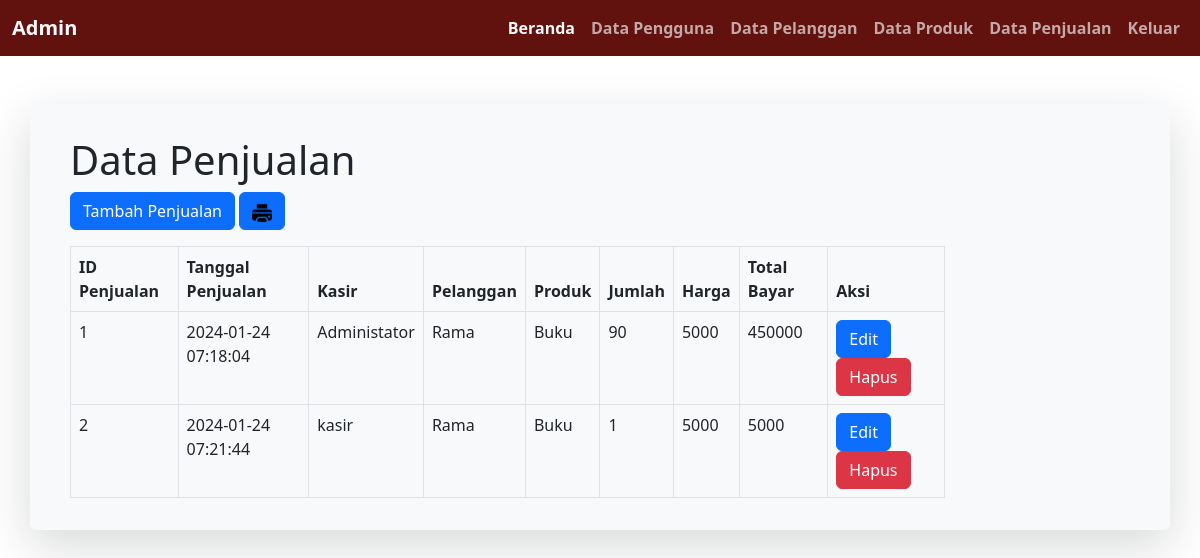
Page /penjualan/data_penjualan.php (signed in) on the committed database.
### tables this page shows
CREATE TABLE `penjualan` (
  `id_penjualan` int(11) NOT NULL,
  `tanggal` datetime NOT NULL,
  `id_pengguna` int(11) NOT NULL,
  `id_pelanggan` int(11) NOT NULL,
  `id_produk` int(11) NOT NULL,
  `jumlah` int(11) NOT NULL,
  `harga_satuan` int(11) NOT NULL,
  `total_harga` int(11) NOT NULL
);

CREATE TABLE `pengguna` (
  `id_pengguna` int(11) NOT NULL,
  `nama` varchar(50) NOT NULL,
  `nama_pengguna` varchar(20) NOT NULL,
  `kata_sandi` varchar(255) NOT NULL,
  `level` varchar(20) NOT NULL
);

CREATE TABLE `pelanggan` (
  `id_pelanggan` int(11) NOT NULL,
  `nama` varchar(50) NOT NULL,
  `alamat` varchar(225) NOT NULL,
  `telepon` varchar(20) NOT NULL
);

CREATE TABLE `produk` (
  `id_produk` int(11) NOT NULL,
  `nama` varchar(50) NOT NULL,
  `harga` int(11) NOT NULL,
  `stok` int(11) NOT NULL
);

### penjualan/data_penjualan.php (the view, shortened to what this page needs)
<!DOCTYPE html>
<html lang="en">
<head>
	<link rel="stylesheet" type="text/css" href="../bootstrap/css/bootstrap.css">
</head>
<body>
<?php
  include '../header.php';
  include '../koneksi.php';
  $sql = "SELECT p.id_penjualan, p.tanggal, p.total_harga,
          u.nama AS nama_kasir, pl.nama AS nama_pelanggan,
          pr.nama AS nama_produk, p.jumlah, p.harga_satuan
          FROM penjualan p
          INNER JOIN pengguna u ON p.id_pengguna = u.id_pengguna
          INNER JOIN pelanggan pl ON p.id_pelanggan = pl.id_pelanggan
          INNER JOIN produk pr ON p.id_produk = pr.id_produk";
  $result = mysqli_query($koneksi, $sql);
?>
<div class="container content-wrapper border-start-9 shadow-lg p-3 mt-5 bg-body-tertiary rounded">
  <div class="row">
    <div class="col-md-12">
      <main class="col-md-9 ml-sm-auto col-lg-10 px-4">
        <h1 class="tittle mt-3">Data Penjualan</h1>
        <a href="tambah_penjualan.php" class="btn btn-primary mb-3">Tambah Penjualan</a>
        <a href="print.php" target="_blank" class="tombol"><button class="btn btn-primary mb-3" style=""><img src="../img/print.png" alt="print" style="width:20px; color:white;"></button></a>
        <div class="table-responsive">
          <table class="table table-bordered table-hover">
            <thead>
              <tr>
                <th>ID Penjualan</th>
                <th>Tanggal Penjualan</th>
                <th>Kasir</th>
                <th>Pelanggan</th>
                <th>Produk</th>
                <th>Jumlah</th>
                <th>Harga</th>
                <th>Total Bayar</th>
                <th>Aksi</th>
              </tr>
            </thead>
            <tbody>
              <?php
             if ($result && mysqli_num_rows($result) > 0) {
                while ($row = mysqli_fetch_assoc($result)) {
                echo "<tr>";
                echo "<td>" . $row['id_penjualan'] . "</td>";
                echo "<td>" . $row['tanggal'] . "</td>";
                echo "<td>" . $row['nama_kasir'] . "</td>";
                echo "<td>" . $row['nama_pelanggan'] . "</td>";
                echo "<td>" . $row['nama_produk'] . "</td>";
                echo "<td>" . $row['jumlah'] . "</td>";
                echo "<td>" . $row['harga_satuan'] . "</td>";
                echo "<td>" . $row['total_harga'] . "</td>";
                echo "<td>";
                  echo "<a href='edit_penjualan.php?id_penjualan=" . $row['id_penjualan'] . "' class='btn btn-primary'>Edit</a>";
                  echo "<a href='hapus_penjualan.php?id_penjualan=" . $row['id_penjualan'] . "' class='btn btn-danger'>Hapus</a>";
                  echo "</td>";
                echo "</tr>";
              }
              } else {
                echo "<tr><td colspan='5'>Tidak ada data Penjualan</td></tr>";
              }
              ?>
            </tbody>
          </table>
        </div>
      </main>
    </div>
  </div>
</div>
</body>
</html>

### header.php (shortened to what this page needs)
<?php
  if ($_SESSION['level']=="admin") {
    ?>
    <nav class="navbar navbar-expand-lg sticky-top "  data-bs-theme="dark" style="background-color:#62120e; color:white; font-weight: bold;">
        <div class="container-fluid">
          <a class="navbar-brand" href="#">Admin</a>
          <div class="collapse navbar-collapse" id="navbarSupportedContent">
            <ul class="navbar-nav ms-auto mb-2 mb-lg-0">
              <li class="nav-item">
                <a class="nav-link active" aria-current="page" href="../dashboard/dashboard_admin.php">Beranda</a>
              </li>
              <li class="nav-item">
                <a class="nav-link" href="../pengguna/akun.php">Data Pengguna</a>
              </li>
              <li class="nav-item">
                <a class="nav-link" href="../pelanggan/data_pelanggan.php">Data Pelanggan</a>
              </li>
              <li class="nav-item">
                <a class="nav-link" href="../produk/data_produk.php">Data Produk</a>
              </li>
              <li class="nav-item">
                <a class="nav-link" href="../penjualan/data_penjualan.php">Data Penjualan</a>
              </li>
              <li class="nav-item">
                <a class="nav-link" href="../logout.php">Keluar</a>
              </li>
            </ul>
          </div>
        </div>
      </nav>
    <?php
  } else if ($_SESSION['level']=="kasir") {
    ?>
    <nav class="navbar navbar-expand-lg sticky-top "  data-bs-theme="dark" style="background-color:#62120e; color:white; font-weight: bold;">
        <div class="container-fluid">
          <a class="navbar-brand" href="#"> Kasir</a>
          <button class="navbar-toggler" type="button" data-bs-toggle="collapse" data-bs-target="#navbarSupportedContent" aria-controls="navbarSupportedContent" aria-expanded="false" aria-label="Toggle navigation">
            <span class="navbar-toggler-icon"></span>
          </button>
          <div class="collapse navbar-collapse" id="navbarSupportedContent">
            <ul class="navbar-nav ms-auto mb-2 mb-lg-0">
              <li class="nav-item">
                <a class="nav-link active" aria-current="page" href="../dashboard/dashboard_kasir.php">Beranda</a>
              </li>
              <li class="nav-item">
                <a class="nav-link" href="../pelanggan/data_pelanggan.php">Data Pelanggan</a>
              </li>
              <li class="nav-item">
                <a class="nav-link" href="../produk/data_produk.php">Data Produk</a>
              </li>
              <li class="nav-item">
                <a class="nav-link" href="../penjualan/data_penjualan.php">Data Penjualan</a>
              </li>
              <li class="nav-item">
                <a class="nav-link" href="../logout.php">Keluar</a>
              </li>
            </ul>
          </div>
        </div>
      </nav>
    <?php
  }
?>

### rows in the picture
penjualan: id_penjualan "1", tanggal "2024-01-24 07:18:04", id_pengguna.nama "Administator", id_pelanggan.nama "Rama", id_produk.nama "Buku", jumlah "90", harga_satuan "5000", total_harga "450000"
penjualan: id_penjualan "2", tanggal "2024-01-24 07:21:44", id_pengguna.nama "kasir", id_pelanggan.nama "Rama", id_produk.nama "Buku", jumlah "1", harga_satuan "5000", total_harga "5000"
